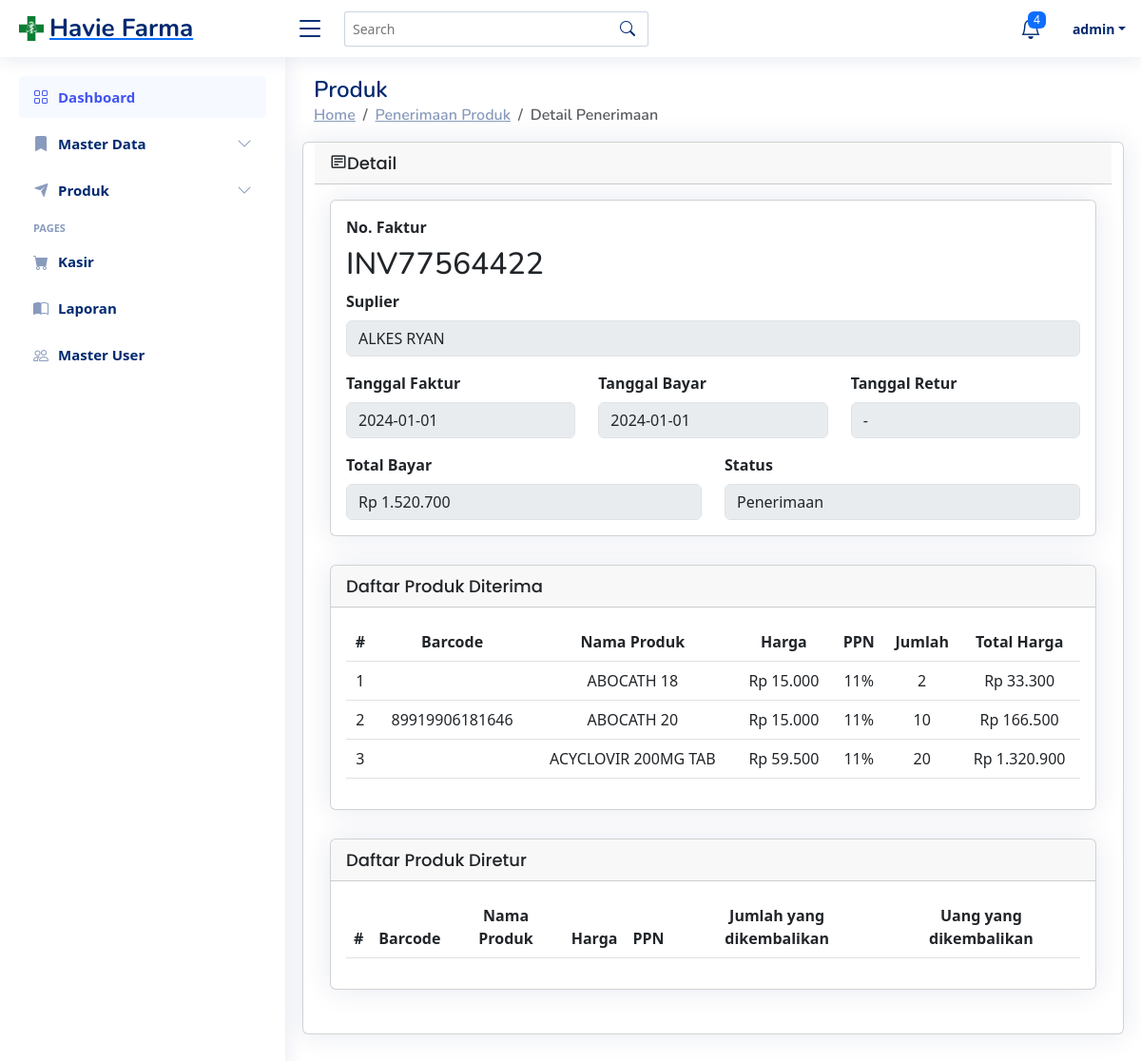
The app's page /purchase/detail/33 (signed in) with its own data.
### tables this page shows
CREATE TABLE `tbl_m_product` (
  `id_product_tmp` int(11) NOT NULL,
  `large_barcode_tmp` varchar(20) DEFAULT NULL,
  `small_barcode_tmp` varchar(20) DEFAULT NULL,
  `name_tmp` varchar(200) NOT NULL,
  `id_large_unit_tmp` int(11) NOT NULL,
  `id_small_unit_tmp` int(11) NOT NULL,
  `fill_tmp` int(11) NOT NULL,
  `large_price_tmp` int(10) NOT NULL,
  `small_price_tmp` int(11) NOT NULL,
  `id_suplier_tmp` int(11) DEFAULT NULL,
  `id_factory_tmp` int(11) DEFAULT NULL,
  `date_added_tmp` timestamp NOT NULL DEFAULT current_timestamp(),
  `added_by_tmp` varchar(50) DEFAULT NULL,
  `update_by_tmp` varchar(50) DEFAULT NULL,
  `update_date_tmp` timestamp NULL DEFAULT NULL,
  `stock_tmp` int(11) NOT NULL DEFAULT 0
);

### app/core/Controller.php (called while the page is built, shortened)
<?php
class Controller {
    public function view($view, $data = []) {
        require_once './../app/views/'.$view.'.php';
    }
    public function model($model)
    {
        return new $model;
    }
}

### app/controllers/Purchase.php (called while the page is built, shortened)
<?php
class Purchase extends Controller
{
    public function detail($id)
    {
        $data['title'] = "Apotek Havie | Penerimaan Produk";
        $data['purchase'] = $this->model('Purchase_model')->getPurchaseById($id);
        $data['list_product'] = $this->model('Product')->getProductDetail($data['purchase']['list_id_product_ttp'], $data['purchase']['list_qty_ttp']);
        $data['list_product_retur'] = [];
        $this->view('purchase/detail', $data);
    }
}

### app/core/App.php (called while the page is built, shortened)
<?php
class App {
    protected $method = 'index';
    protected $params = [];
    public function __construct() {
        $url = $this->parseURL();
        if (file_exists('./../app/controllers/'.ucfirst($url[0]).'.php')) {
            unset($url[0]);
        }
        $this->controller = new $this->controller();
        if (isset($url[1])) {
            if(method_exists($this->controller, $url[1])) {
                $this->method = $url[1];
                unset($url[1]);
            }
        }
        if (!empty($url)) {
            $this->params = array_values($url);
        }
        call_user_func_array([$this->controller, $this->method], $this->params);
    }
    public function parseURL() {
        if (isset($_GET['url'])) {
            $url = $_GET['url'];
            $url = rtrim($url,'/');
            $url = filter_var($url, FILTER_SANITIZE_URL);
            $url = explode('/', $url);
            return $url;
        }
    }
}

### public/index.php (called while the page is built, shortened)
<?php
$app = new App();

### app/core/Database.php (called while the page is built, shortened)
<?php
class Database
{
    private $host = DB_HOST;
    private $user = DB_USER;
    private $password = DB_PASS;
    private $db_name = DB_NAME;
    private $db_connect;
    private $stmt;
    public function __construct()
    {
        $dsn = 'mysql:host='. $this->host . ';dbname=' . $this->db_name;
        $option = [
            PDO::ATTR_PERSISTENT => true,
            PDO::ATTR_ERRMODE => PDO::ERRMODE_EXCEPTION
        ];
        try {
            $this->db_connect = new PDO($dsn, $this->user, $this->password, $option);
        } catch (PDOException $e) {
            die('' . $e->getMessage());
        }
    }
    public function query($query)
    {
        $this->stmt = $this->db_connect->prepare($query);
    }
    public function bind($param, $value, $type = null)
    {
        if (is_null($type)) {
            switch (true) {
                default:
                    $type = PDO::PARAM_STR;
                    break;
            }
        }
        $this->stmt->bindValue($param, $value, $type);
    }
    public function execute()
    {
        $this->stmt->execute();
    }
    public function single()
    {
        $this->execute();
        return $this->stmt->fetch(PDO::FETCH_ASSOC);
    }
}

### app/models/Purchase_model.php (called while the page is built, shortened)
<?php
class Purchase_model
{
    private $db;
    public function __construct()
    {
        $this->db = new Database();
    }
    public function getPurchaseById($id){
        $query = "SELECT invoice_number_ttp, name_tms, invoice_date_ttp, status_ttp, payment_date_ttp, total_payment_ttp, list_id_product_ttp, list_qty_ttp  FROM tbl_t_purchase JOIN tbl_m_suplier ON tbl_t_purchase.id_suplier_ttp = id_suplier_tms WHERE id_purchase_ttp = :id";
        $this->db->query($query);
        $this->db->bind("id", $id);
        return $this->db->single();
    }
}

### app/core/Util.php (called while the page is built, shortened)
<?php
class Util
{
    public static function format_rupiah($angka) {
        return "Rp " . number_format($angka, 0, ',', '.');
    }
}

### app/models/Product.php (called while the page is built, shortened)
<?php
class Product
{
    private $db;
    public function __construct()
    {
        $this->db = new Database();
    }
    public function getProductById($id)
    {
        $this->db->query("SELECT * FROM tbl_m_product WHERE id_product_tmp = '$id'" );
        return $this->db->single();
    }
    public function getProductDetail($list_product_id, $list_qty)
    {
        $list_detail = [];
        $list_product_id = explode(',', $list_product_id);
        $list_qty = explode(',', $list_qty);
        for ($i = 0; $i < count($list_product_id); $i++) :
            $product = $this->getProductById($list_product_id[$i]);
            $list_detail[] = [
                'name' => $product['name_tmp'],
                'price' => $product['large_price_tmp'],
                'barcode' => $product['large_barcode_tmp'],
                'qty' => $list_qty[$i],
                'id' => $product['id_product_tmp']
            ];
        endfor;
        return $list_detail;
    }
}

### app/views/purchase/detail.php (the view, shortened to what this page needs)
<main id="main" class="main">
    <div class="pagetitle">
        <h1>Produk</h1>
        <nav>
            <ol class="breadcrumb">
                <li class="breadcrumb-item"><a href="<?= BASEURL ?>home/index">Home</a></li>
                <li class="breadcrumb-item "><a href="<?= BASEURL ?>purchase/index">Penerimaan Produk</a></li>
                <li class="breadcrumb-item active">Detail Penerimaan</li>
            </ol>
        </nav>
    </div>
    <section class="section masterdata">
        <div class="row">
            <div class="card">
                <div class="card-header ">
                    <span class="card-title"><i class="bx bx-detail"></i>Detail</span>
                </div>
                <div class="card-body">
                    <div class="card">
                        <div class="card-body">
                            <div class="form-group">
                                <label class="form-label fw-bold">No. Faktur</label>
                                <h2 id="invoice">
                                    <?= $data['purchase']['invoice_number_ttp'] ?>
                                </h2>
                            </div>
                            <div class="form-group">
                                <label class="form-label fw-bold">Suplier</label>
                                <input type="text" name="" value="<?= $data['purchase']['name_tms'] ?>" readonly
                                    disabled class="form-control">
                            </div>
                            <div class="row mt-3">
                                <div class="form-group col-lg-4">
                                    <label class="form-label fw-bold">Tanggal Faktur</label>
                                    <input type="text" name="" value="<?= $data['purchase']['invoice_date_ttp'] ?>"
                                        readonly disabled class="form-control">
                                </div>
                                <div class="form-group col-lg-4">
                                    <label class="form-label fw-bold">Tanggal Bayar</label>
                                    <input type="text" name="" value="<?= $data['purchase']['invoice_date_ttp'] ?>"
                                        readonly disabled class="form-control">
                                </div>
                                <div class="form-group col-lg-4">
                                    <label class="form-label fw-bold">Tanggal Retur</label>
                                    <input type="text" name="" value="-"
                                        readonly disabled class="form-control">
                                </div>
                            </div>
                            <div class="row mt-3">
                                <div class="form-group col-lg-6">
                                    <label for="" class="form-label fw-bold">Total Bayar</label>
                                    <input type="text" disabled name="" id="totalPayment"
                                        value="<?= Util::format_rupiah($data['purchase']['total_payment_ttp']) ?>"
                                        readonly class="form-control">
                                </div>
                                <div class="form-group col-lg-6">
                                    <label for="" class="form-label fw-bold">Status</label>
                                    <input type="text" disabled
                                        value="<?=$data['purchase']['status_ttp']?>"
                                        readonly class="form-control">
                                </div>
                            </div>
                        </div>
                    </div>
                    <div class="card">
                        <div class="card-header">
                            <span class="card-title">Daftar Produk Diterima</span>
                        </div>
                        <div class="card-body">
                            <table id="tabelA" class="table">
                                <thead class="thead-primary">
                                    <tr class="text-center">
                                        <th>#</th>
                                        <th>Barcode</th>
                                        <th>Nama Produk</th>
                                        <th>Harga</th>
                                        <th>PPN</th>
                                        <th>Jumlah</th>
                                        <th>Total Harga</th>
                                    </tr>
                                </thead>
                                <tbody class="text-center">
                                    <?php $no = 0;
                                    foreach ($data['list_product'] as $row):
                                        $no++;
                                        $total_price = $row['price'] * $row['qty'];
                                        $tax = $total_price * 0.11;
                                        $total_price = $total_price + $tax;
                                        ?>
                                        <tr>
                                            <td>
                                                <?= $no ?>
                                            </td>
                                            <td>
                                                <?= $row['barcode'] ?>
                                            </td>
                                            <td>
                                                <?= $row['name'] ?>
                                            </td>
                                            <td>
                                                <?= Util::format_rupiah($row['price']) ?>
                                            </td>
                                            <td>11%</td>
                                            <td width=10%><?= $row['qty'] ?></td>
                                            <td>
                                                <?= Util::format_rupiah($total_price) ?>
                                            </td>
                                        </tr>
                                    <?php endforeach ?>
                                </tbody>
                            </table>
                        </div>
                    </div>
                    <div class="card">
                        <div class="card-header">
                            <span class="card-title">Daftar Produk Diretur</span>
                        </div>
                        <div class="card-body">
                            <table id="tabelA" class="table">
                                <thead class="thead-primary">
                                    <tr class="text-center">
                                        <th>#</th>
                                        <th>Barcode</th>
                                        <th>Nama Produk</th>
                                        <th>Harga</th>
                                        <th>PPN</th>
                                        <th>Jumlah yang dikembalikan</th>
                                        <th>Uang yang dikembalikan</th>
                                    </tr>
                                </thead>
                            </table>
                        </div>
                    </div>
                </div>
            </div>

### public/css/style.css (style rules this page uses)
:root { scroll-behavior: smooth; }
body { font-family: "Open Sans", sans-serif; background: #f6f9ff; color: #444444; }
a { color: #4154f1; text-decoration: none; }
h1, h2, h3, h4, h5, h6 { font-family: "Nunito", sans-serif; }
#main { margin-top: 60px; padding: 20px 30px; transition: all 0.3s; }
.pagetitle { margin-bottom: 10px; }
.pagetitle h1 { font-size: 24px; margin-bottom: 0; font-weight: 600; color: #012970; }
.card { margin-bottom: 30px; border: none; border-radius: 5px; box-shadow: 0px 0 30px rgba(1, 41, 112, 0.1); }
.card-header, .card-footer { border-color: #ebeef4; background-color: #fff; color: #798eb3; padding: 15px; }
.card-title { padding: 20px 0 15px 0; font-size: 18px; font-weight: 500; color: #012970; font-family: "Poppins", sans-serif; }
.card-body { padding: 0 20px 20px 20px; }
.breadcrumb { font-size: 14px; font-family: "Nunito", sans-serif; color: #899bbd; font-weight: 600; }
.breadcrumb a { color: #899bbd; transition: 0.3s; }
.breadcrumb .breadcrumb-item::before { color: #899bbd; }
.breadcrumb .active { color: #51678f; font-weight: 600; }
@media (min-width: 1200px) { #main, #footer { margin-left: 300px; } }

### records on screen
tbl_m_product: name_tmp "ABOCATH 18", large_price_tmp "Rp 15.000", qty "2", total_price "Rp 33.300"
tbl_m_product: barcode "89919906181646", name_tmp "ABOCATH 20", large_price_tmp "Rp 15.000", qty "10", total_price "Rp 166.500"
tbl_m_product: name_tmp "ACYCLOVIR 200MG TAB", large_price_tmp "Rp 59.500", qty "20", total_price "Rp 1.320.900"

### other values on screen
$_SESSION['name'] "admin"
$data['purchase']['invoice_number_ttp'] "INV77564422"
